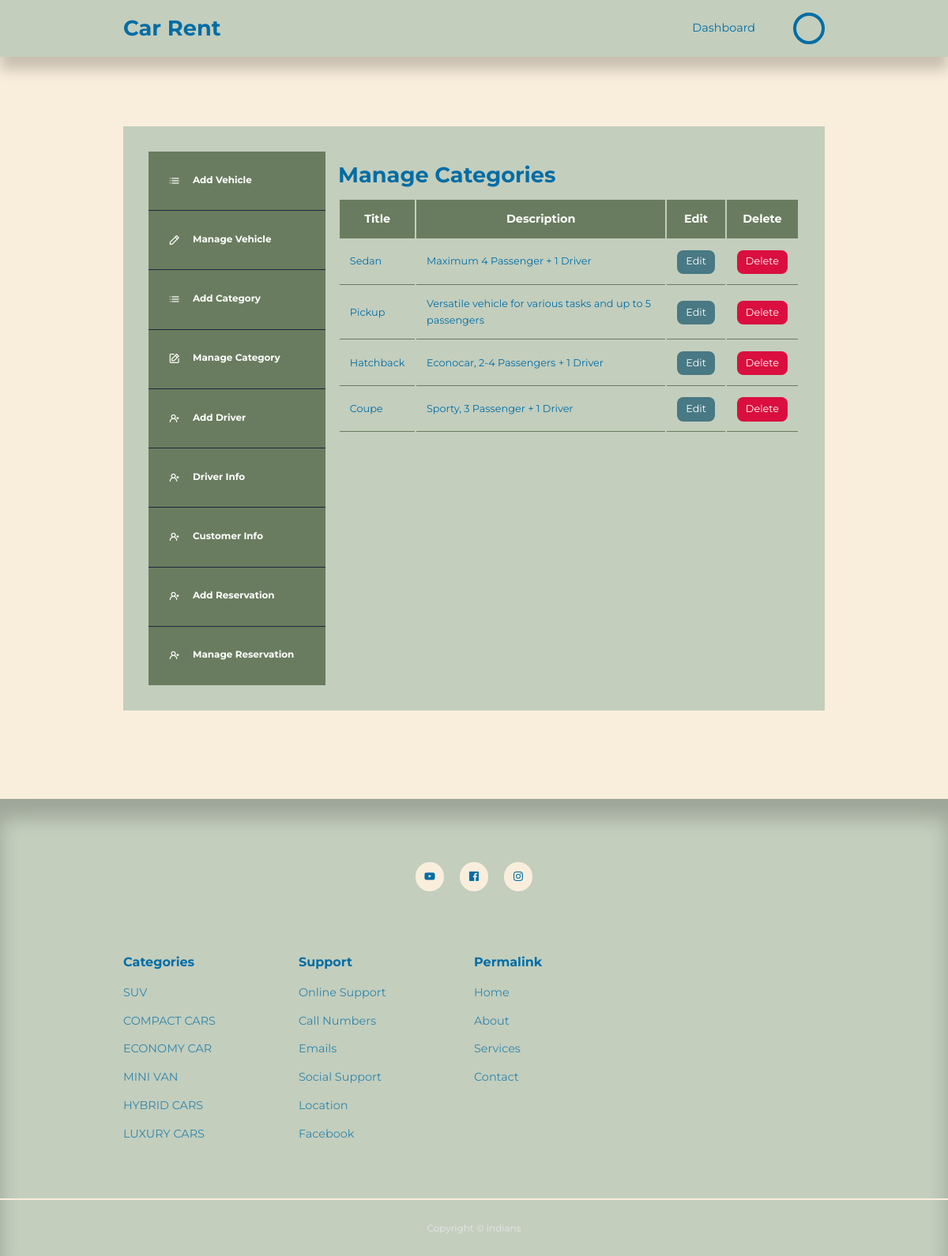
The app's page /admin/manage-categories.php (signed in) with its own data.
### tables this page shows
CREATE TABLE `category` (
  `CategoryID` int(11) NOT NULL,
  `VehicleType` varchar(50) DEFAULT NULL,
  `VDescription` text DEFAULT NULL
);

### admin/manage-categories.php (the view, shortened to what this page needs)
<?php
  include '../partials/aheader.php';
  $query = "SELECT * FROM category ORDER BY VehicleType DESC";
  $categories = mysqli_query($connection, $query);
?>
<section class="dashboard">
  <div class="container dashboard_container">
    <aside>
      <ul>
        <li>
          <a href="add-vehicle-post.php"><i class="uil uil-list-ul"></i>
            <h5>Add Vehicle</h5>
          </a>
        </li>
        <li>
          <a href="manage-vehicle-post.php"><i class="uil uil-pen"></i>
            <h5>Manage Vehicle</h5>
          </a>
        </li>
        <li>
          <a href="add-category.php"><i class="uil uil-list-ul"></i>
            <h5>Add Category</h5>
          </a>
        </li>
        <li>
          <a href="manage-categories.php"><i class="uil uil-edit"></i>
            <h5>Manage Category</h5>
          </a>
        </li>
        <li>
          <a href="add-driver.php"><i class="uil uil-user-plus"></i>
            <h5>Add Driver</h5>
          </a>
        </li>
        <li>
          <a href="drivers-info.php"><i class="uil uil-user-plus"></i>
            <h5>Driver Info</h5>
          </a>
        </li>
        <li>
          <a href="customer-info.php"><i class="uil uil-user-plus"></i>
            <h5>Customer Info</h5>
          </a>
        </li>
        <li>
          <a href="add-reservation.php"><i class="uil uil-user-plus"></i>
            <h5>Add Reservation</h5>
          </a>
        </li>
        <li>
          <a href="manage-reservation.php"><i class="uil uil-user-plus"></i>
            <h5>Manage Reservation</h5>
          </a>
        </li>
      </ul>
    </aside>
    <main>
       <h2>Manage Categories</h2>
       <?php if(mysqli_num_rows($categories) > 0) : ?>
       <table>
          <thead>
            <tr>
              <th>Title</th>
              <th>Description</th>
              <th>Edit</th>
              <th>Delete</th>
            </tr>
          </thead>
          <tbody>
            <?php while ($category = mysqli_fetch_assoc($categories)) : ?>
            <tr>
              <td><?= $category['VehicleType']?></td>
              <td><?= $category['VDescription']?></td>
              <td> <a href="<?= ROOT_URL?>admin/edit-category.php?CategoryID=<?= $category['CategoryID']?>" class="btn sm">Edit</a>
               </td>
               <td> <a href="<?= ROOT_URL?>admin/delete-category.php?CategoryID=<?= $category['CategoryID']?>" class="btn sm danger">Delete</a>
               </td>
            </tr>
            <?php endwhile  ?>
          </tbody>
       </table>
       <?php else : ?>
        <div class="alert_message error"><?= "No categories found"?></div>
        <?php endif ?>
    </main>
  </div>
</section>
<?php
  include '../partials/footer.php';
  ?>

### css/style.css (style rules this page uses)
:root { --color-primary: #6f6af8; --color-primary-light: hsl(242, 91%, 69%, 18%); --color-primary-variant: #5854c7; --color-red: #da0f3f; --color-red-light: hsl(346, 87%, 46%, 15%); --color-green: #00c476; --color-green-light: hsl(156, 100%, 38%, 15%); --color-gray-900: #C3CEBD; --color-gray-700: #6A7C5F; --color-gray-300: rgba(242, 242, 254, 0.3); --color-gray-200: rgba(242, 242, 254, 0.7); --color-white:#006DA4; --color-bg:#F9EEDC; --color-orange: #F79147; --color-sage:#C3CEBD; --color-forest: #6A7C5F; --color-ice:#C6D9DB; --color-stone: #CCBFB2; --color-sleepyblue: #487984; --color-sienna: #CD8A39; --color-sky-blue: #A4DBE8; --color-terra: #D95D39; --color-navy: #1A2940; --transition: all 300ms ease; --container-width-lg: 74%; --container-width-md: 88%; --form-width: 40%; --card-border-radius-1: 0.3rem; --card-border-radius-2: 0.5rem; --card-border-radius-3: 0.8rem; --card-border-radius-4: 2rem; --card-border-radius-5: 5rem; }
* { margin:0; padding: 0; outline:0; border:0; appearance: 0; list-style: none; text-decoration: none; box-sizing: border-box; }
body { font-family: 'Montserrat', sans-serif; line-height: 1.6; color: var(--color-gray-200); overflow-x: hidden; background: var(--color-bg); font-size: 0.9rem; }
.container { width: var(--container-width-lg); max-width: 1800px; margin-inline: auto; }
section { padding: 4rem 0 2rem; margin-top: 3rem; width: 100vm; }
h1,h2,h3,h4 { color: var(--color-white); line-height: 1.3; }
h5 { color: white; }
h2 { font-size: 1.7rem; margin: 1rem 0; }
a { color: var(--color-white); transition: var(--transition); }
.btn { display: inline-block; width: fit-content; padding: 0.6rem 1.2rem; background-color: var(--color-sleepyblue); border-radius: var(--card-border-radius-2); cursor: pointer; transition: var(--transition); color: white; }
.btn.sm { padding: 0.3rem 0.7rem; font-size: 0.8rem; }
.btn.danger { background: var(--color-red); }
.dashboard { margin-top: 6rem; }
.dashboard_container { color: var(--color-white); display: grid; grid-template-columns: 14rem auto; gap: 1rem; background: var(--color-gray-900); padding: 2rem; margin-bottom: 5rem; align-items: start; }
.dashboard aside a { background-color: var(--color-forest); color: white; display: flex; gap: 1rem; align-items: flex-start; padding: 1.6rem; }
.dashboard aside ul li:not(:last-child) a { border-bottom: 1px solid var(--color-navy); }
.dashboard main { margin-left: 0; overflow-x: auto; }
.dashboard h2 { margin: 0 0 2 rem 0; line-height: 1; }
.dashboard main table { width: 100%; }
.dashboard main table th { background: var(--color-gray-700); padding: 0.8rem; color: white; }
.dashboard main table td { padding: 0.8rem; border-bottom: 1px solid var(--color-forest); font-size: 0.8rem ; }

### records on screen
category: VehicleType "Sedan", VDescription "Maximum 4 Passenger + 1 Driver"
category: VehicleType "Pickup", VDescription "Versatile vehicle for various tasks and up to 5 passengers"
category: VehicleType "Hatchback", VDescription "Econocar, 2-4 Passengers + 1 Driver"
category: VehicleType "Coupe", VDescription "Sporty, 3 Passenger + 1 Driver"
